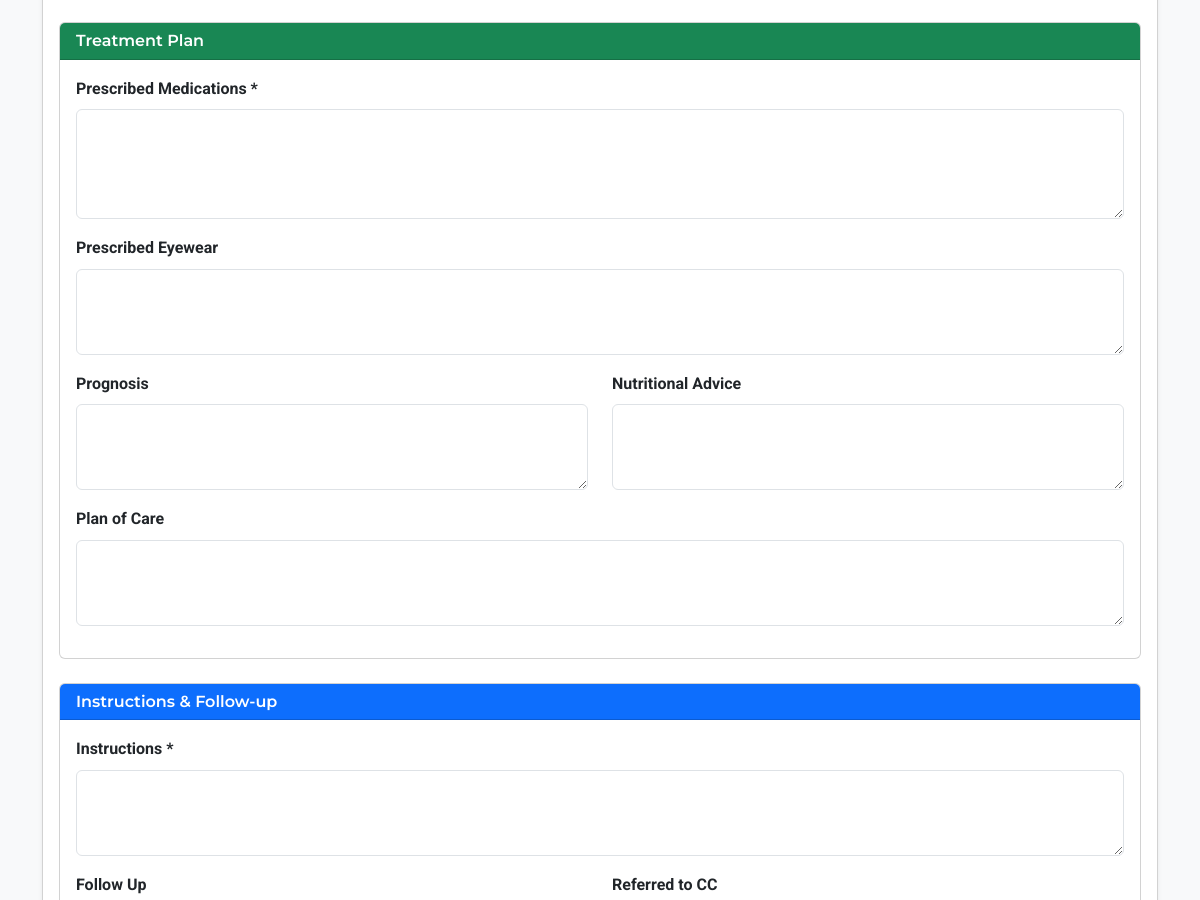
Before: /admin/prescription/1 (signed in, middle part) with the older database file.
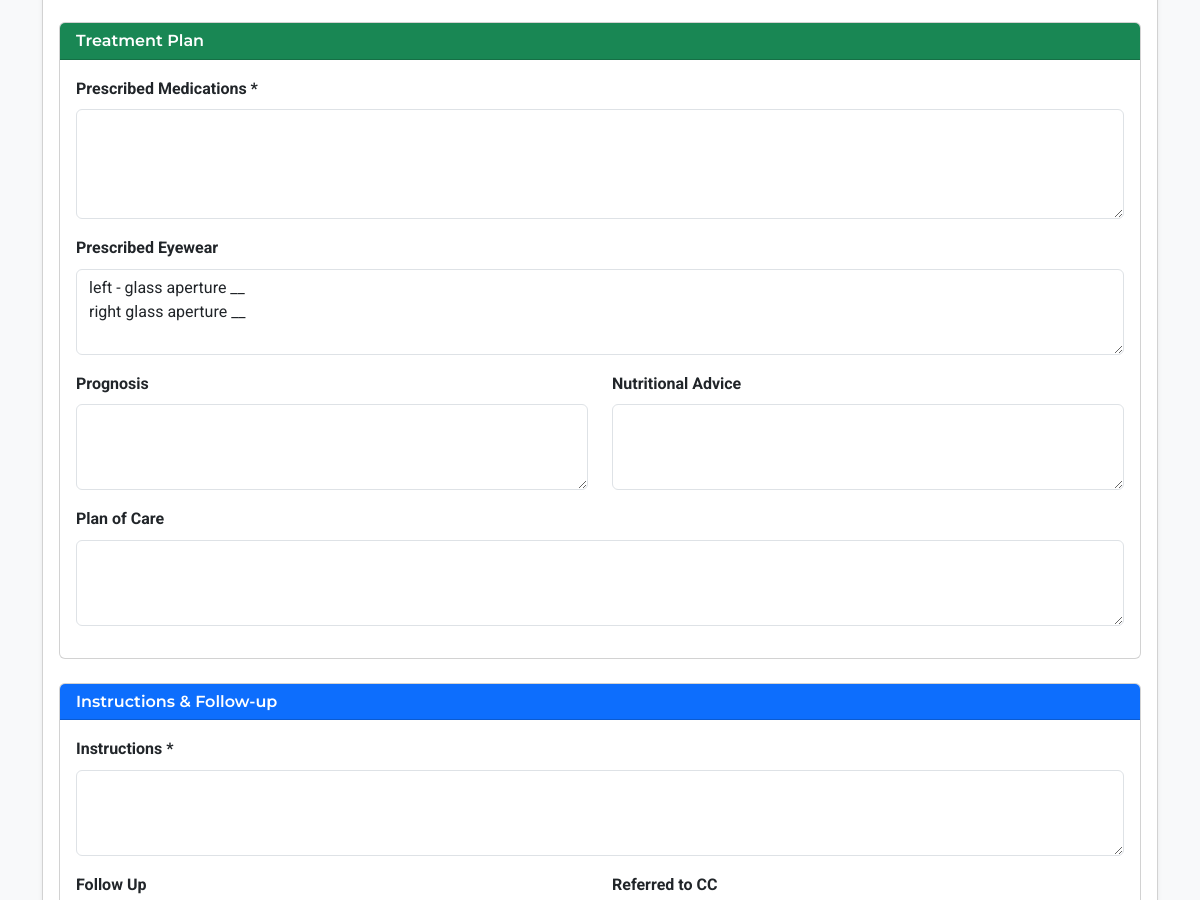
After: the same page with the newer database file.
### models.py (models this page shows, shortened)
class MedicalRecord(db.Model):
    id = db.Column(db.Integer, primary_key=True)
    appointment_id = db.Column(db.Integer, db.ForeignKey('appointment.id'), nullable=False)
    appointment = db.relationship('Appointment', backref='medical_record', uselist=False)
    left_eye_assessment = db.Column(db.Text, nullable=True)
    right_eye_assessment = db.Column(db.Text, nullable=True)
    doctor_notes = db.Column(db.Text, nullable=True)
    left_eye_findings = db.Column(db.Text, nullable=True)
    right_eye_findings = db.Column(db.Text, nullable=True)
    additional_remarks = db.Column(db.Text, nullable=True)
    diagnosis = db.Column(db.Text, nullable=True)
    prescribed_medications = db.Column(db.Text, nullable=True)
    prescribed_eyewear = db.Column(db.Text, nullable=True)
    follow_up_instructions = db.Column(db.Text, nullable=True)
    next_appointment_recommendation = db.Column(db.Text, nullable=True)
    created_at = db.Column(db.DateTime, default=datetime.utcnow)
    updated_at = db.Column(db.DateTime, default=datetime.utcnow, onupdate=datetime.utcnow)

### routes.py (the view, shortened to what this page needs)
@app.route('/admin/prescription/<int:appointment_id>', methods=['GET', 'POST'])
@login_required
def admin_add_prescription(appointment_id):
    if not (isinstance(current_user, Admin) or isinstance(current_user, Assistant) or isinstance(current_user, Doctor)):
        flash('Access denied. Staff privileges required.', 'danger')
        return redirect(url_for('index'))
    appointment = Appointment.query.get_or_404(appointment_id)
    print(f"Found appointment for patient ID: {appointment.patient_id}")  # Debug log
    medical_record = MedicalRecord.query.filter_by(appointment_id=appointment_id).first()
    is_edit = medical_record is not None
    if not medical_record:
        medical_record = MedicalRecord(appointment_id=appointment_id)
        db.session.add(medical_record)
        db.session.flush()
        print("Created new medical record")  # Debug log
    form = DoctorPrescriptionForm(obj=medical_record)
    return render_template('admin/add_prescription.html', form=form, appointment=appointment, is_edit=is_edit)

### forms.py
class DoctorPrescriptionForm(FlaskForm):
    diagnosis = TextAreaField('Diagnosis', validators=[DataRequired()])
    medications = TextAreaField('Prescribed Medications', validators=[Optional()])
    instructions = TextAreaField('Instructions', validators=[Optional()])
    follow_up = TextAreaField('Follow-up Notes', validators=[Optional()])
    submit = SubmitField('Save Prescription')

### app.py (called while the page is built)
@login_manager.user_loader
def load_user(user_id):
    from models import Doctor, Assistant, Admin, Patient
    try:
        if user_id.startswith('doctor_'):
            return Doctor.query.get(int(user_id.split('_')[1]))
        elif user_id.startswith('assistant_'):
            return Assistant.query.get(int(user_id.split('_')[1]))
        elif user_id.startswith('admin_'):
            return Admin.query.get(int(user_id.split('_')[1]))
        else:
            return Patient.query.get(int(user_id))
    except (ValueError, AttributeError):
        return None

### routes.py (called while the page is built)
@app.context_processor
def inject_now():
    return {'now': datetime.now()}

### templates/admin/add_prescription.html (shortened to what this page needs)
{% extends 'layout.html' %}
{% block content %}
<section class="py-5 bg-light">
    <div class="container">
        <div class="card shadow-sm mb-4">
            <div class="card-body">
                <form method="POST" id="prescriptionForm">
                    <div class="card mb-4">
                        <div class="card-header bg-success text-white">
                            <h6 class="mb-0">Treatment Plan</h6>
                        </div>
                        <div class="card-body">
                            <div class="mb-3">
                                <label class="form-label fw-bold">Prescribed Medications *</label>
                                {{ form.medications(class="form-control", rows=4) }}
                            </div>
                            <div class="mb-3">
                                <label class="form-label fw-bold">Prescribed Eyewear</label>
                                {{ form.prescribed_eyewear(class="form-control", rows=3) }}
                            </div>
                            <div class="row mb-3">
                                <div class="col-md-6">
                                    <label class="form-label fw-bold">Prognosis</label>
                                    {{ form.prognosis(class="form-control", rows=3) }}
                                </div>
                                <div class="col-md-6">
                                    <label class="form-label fw-bold">Nutritional Advice</label>
                                    {{ form.nutritional_advice(class="form-control", rows=3) }}
                                </div>
                            </div>
                            <div class="mb-3">
                                <label class="form-label fw-bold">Plan of Care</label>
                                {{ form.plan_of_care(class="form-control", rows=3) }}
                            </div>
                        </div>
                    </div>
                    <div class="card mb-4">
                        <div class="card-header bg-primary text-white">
                            <h6 class="mb-0">Instructions & Follow-up</h6>
                        </div>
                        <div class="card-body">
                            <div class="mb-3">
                                <label class="form-label fw-bold">Instructions *</label>
                                {{ form.instructions(class="form-control", rows=3) }}
                            </div>
                            <div class="row mb-3">
                                <div class="col-md-6">
                                    <label class="form-label fw-bold">Follow Up</label>
                                </div>
                                <div class="col-md-6">
                                    <label class="form-label fw-bold">Referred to CC</label>
                                </div>
                            </div>
                        </div>
                    </div>
                </form>
            </div>
        </div>
    </div>
</section>
{% endblock %}

Changed rows visible on the page:
now on this page (row edited): MedicalRecord: prescribed_eyewear "left - glass aperture __ right glass aperture __"
